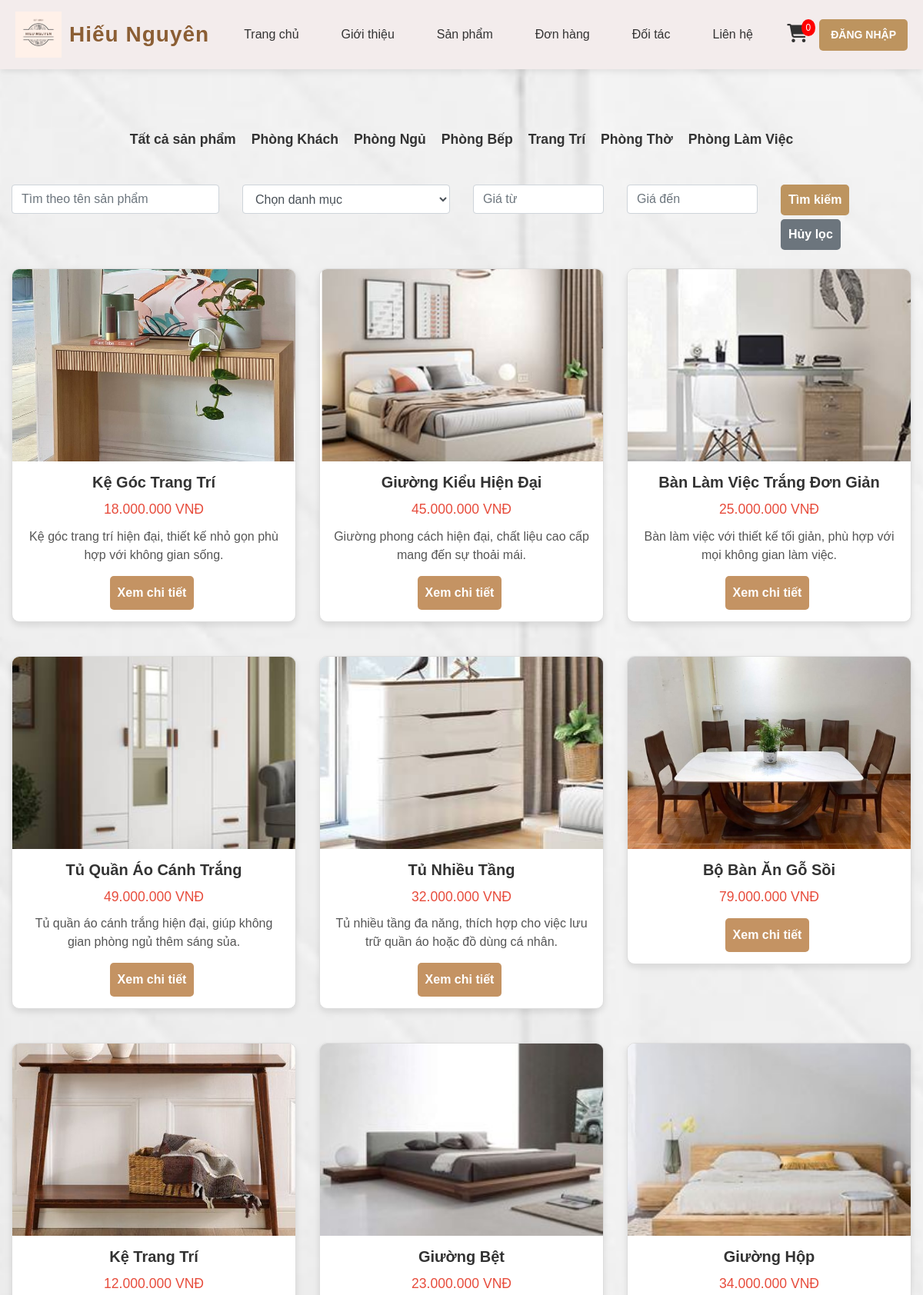
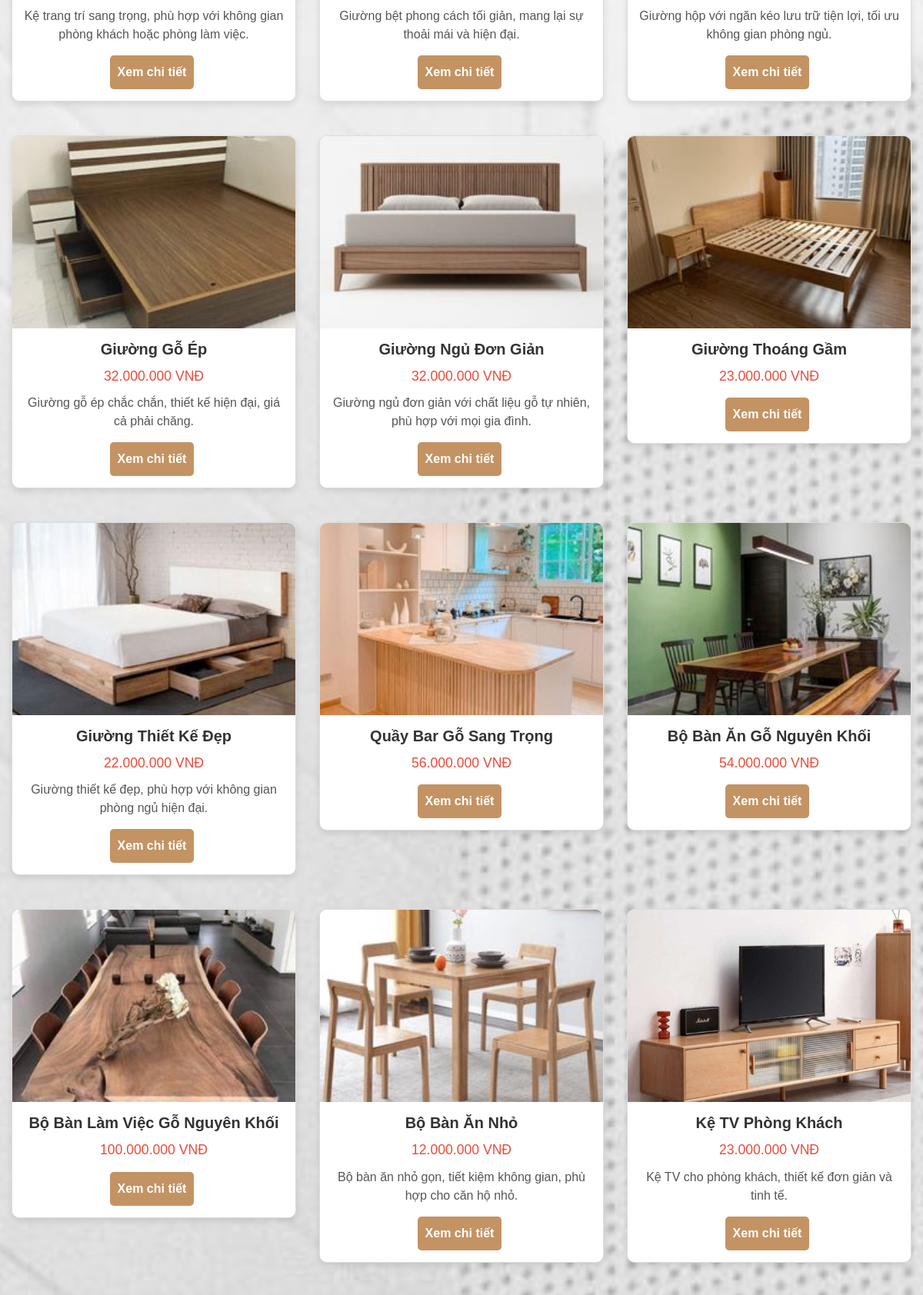
The app's page /frontend/pages/sanpham.php (upper part) with its own data (2 pictures, top to bottom).
### tables this page shows
CREATE TABLE `products` (
  `id` int(11) NOT NULL,
  `name` varchar(255) NOT NULL,
  `category_slug` varchar(255) DEFAULT NULL,
  `price` decimal(10,2) NOT NULL,
  `image` varchar(255) DEFAULT NULL,
  `description` text DEFAULT NULL
);

### frontend/pages/sanpham.php (the view, shortened to what this page needs)
<?php
include '../../backend/db_connect.php';
include '../includes/header.php';
$sql_categories = "SELECT * FROM categories";
$result_categories = $conn->query($sql_categories);
$categories = [];
while ($row = $result_categories->fetch_assoc()) {
    $categories[$row['slug']] = $row['name'];
}
$search_name = isset($_GET['search_name']) ? $_GET['search_name'] : '';
$search_category = isset($_GET['search_category']) ? $_GET['search_category'] : '';
$search_price_min = isset($_GET['search_price_min']) ? $_GET['search_price_min'] : '';
$search_price_max = isset($_GET['search_price_max']) ? $_GET['search_price_max'] : '';
$sql_filter = "SELECT * FROM products WHERE 1";
$stmt = $conn->prepare($sql_filter);
$stmt->execute();
$result_products = $stmt->get_result();
?>
<link rel="stylesheet" href="../css/sanpham.css">
<main>
    <div class="container mt-5">
        <div class="menu-categories">
            <ul class="category-list">
                <li><a href="sanpham.php" class="category-item">Tất cả sản phẩm</a></li>
                <?php foreach ($categories as $slug => $name): ?>
                    <li><a href="sanpham.php?search_category=<?php echo htmlspecialchars($slug); ?>"
                           class="category-item <?php echo ($search_category === $slug) ? 'active' : ''; ?>">
                        <?php echo htmlspecialchars($name); ?>
                    </a></li>
                <?php endforeach; ?>
            </ul>
        </div>
        <div class="filter-bar mb-4">
            <form id="filter-form" method="GET" action="sanpham.php" class="row g-3">
                <div class="col-md-3">
                    <input type="text" name="search_name" value="<?php echo htmlspecialchars($search_name); ?>" class="form-control" placeholder="Tìm theo tên sản phẩm">
                </div>
                <div class="col-md-3">
                    <select name="search_category" class="form-control">
                        <option value="">Chọn danh mục</option>
                    </select>
                </div>
                <div class="col-md-2">
                    <input type="number" name="search_price_min" value="<?php echo htmlspecialchars($search_price_min); ?>" class="form-control" placeholder="Giá từ">
                </div>
                <div class="col-md-2">
                    <input type="number" name="search_price_max" value="<?php echo htmlspecialchars($search_price_max); ?>" class="form-control" placeholder="Giá đến">
                </div>
                <div class="col-md-2">
                    <button type="submit" class="btn btn-search">Tìm kiếm</button>
                    <a href="sanpham.php" class="btn btn-secondary">Hủy lọc</a>
                </div>
            </form>
        </div>
        <div id="product-list" class="row mt-4">
            <?php while ($row = $result_products->fetch_assoc()): ?>
                <div class="col-md-4 mb-4">
                    <div class="card">
                        <img src="<?php echo htmlspecialchars($row['image']); ?>" class="card-img-top" alt="<?php echo htmlspecialchars($row['name']); ?>">
                        <div class="card-body text-center">
                            <h5 class="card-title"><?php echo htmlspecialchars($row['name']); ?></h5>
                            <p class="card-price"><?php echo number_format($row['price'], 0, ',', '.'); ?> VNĐ</p>
                            <p class="card-description"><?php echo htmlspecialchars($row['description']); ?></p>
                            <a href="product_detail.php?id=<?php echo $row['id']; ?>" class="btn btn-primary">Xem chi tiết</a>
                        </div>
                    </div>
                </div>
            <?php endwhile; ?>
        </div>
    </div>
</main>
<?php include '../includes/footer.php'; ?>

### frontend/css/sanpham.css (style rules this page uses)
body { font-family: 'Arial', sans-serif; margin: 0; padding: 0; background: url('../../public/images/AnhCat/nen_admin.jpg') no-repeat center center/cover; color: #333; }
.btn-primary { background-color: #007bff; color: white; font-weight: bold; border: none; border-radius: 5px; padding: 10px 15px; margin-right: 5px; transition: background-color 0.3s ease; }
.container { margin: 0 auto; padding: 120px 15px 30px; max-width: 1200px; }
.menu-categories { display: flex; justify-content: center; margin-bottom: 30px; }
.category-list { list-style-type: none; padding: 0; display: flex; gap: 20px; }
.category-list li { font-size: 1.1em; }
.category-list li a { text-decoration: none; color: #333; font-weight: bold; }
.card { border: 1px solid #ddd; border-radius: 10px; box-shadow: 0 4px 8px rgba(0, 0, 0, 0.1); background-color: #fff; transition: all 0.3s ease-in-out; margin-bottom: 20px; overflow: hidden; flex-basis: calc(33.33% - 20px); display: flex; flex-direction: column; max-width: 100%; }
.card-img-top { width: 100%; height: 250px; object-fit: cover; }
.card-body { padding: 15px; text-align: center; flex-grow: 1; }
.card-title { font-size: 1.25em; font-weight: bold; color: #333; margin-bottom: 10px; }
.card-price { font-size: 1.1em; color: #e74c3c; margin-bottom: 10px; }
.card-description { font-size: 1em; color: #555; margin-bottom: 15px; }
.card .btn { background-color: #c49363; color: #fff; padding: 10px; text-align: center; border: none; border-radius: 5px; cursor: pointer; transition: background-color 0.3s ease; }
form#filter-form .btn-search { background-color: rgb(189, 148, 95); color: #fff; font-weight: bold; border: none; border-radius: 5px; margin-bottom: 5px; padding: 8px 10px; transition: all 0.3s ease; }
form#filter-form .btn-secondary { background-color: #6c757d; color: #fff; font-weight: bold; border: none; border-radius: 5px; padding: 8px 10px; transition: all 0.3s ease; }

### records on screen
products: image (picture), name "Kệ Góc Trang Trí", price "18.000.000", description "Kệ góc trang trí hiện đại, thiết kế nhỏ gọn phù hợp với không gian sống."
products: image (picture), name "Giường Kiểu Hiện Đại", price "45.000.000", description "Giường phong cách hiện đại, chất liệu cao cấp mang đến sự thoải mái."
products: image (picture), name "Bàn Làm Việc Trắng Đơn Giản", price "25.000.000", description "Bàn làm việc với thiết kế tối giản, phù hợp với mọi không gian làm việc."
products: image (picture), name "Tủ Quần Áo Cánh Trắng", price "49.000.000", description "Tủ quần áo cánh trắng hiện đại, giúp không gian phòng ngủ thêm sáng sủa."
products: image (picture), name "Tủ Nhiều Tầng", price "32.000.000", description "Tủ nhiều tầng đa năng, thích hợp cho việc lưu trữ quần áo hoặc đồ dùng cá nhân."
products: image (picture), name "Bộ Bàn Ăn Gỗ Sồi", price "79.000.000"
products: image (picture), name "Kệ Trang Trí", price "12.000.000", description "Kệ trang trí sang trọng, phù hợp với không gian phòng khách hoặc phòng làm việc."
products: image (picture), name "Giường Bệt", price "23.000.000", description "Giường bệt phong cách tối giản, mang lại sự thoải mái và hiện đại."
products: image (picture), name "Giường Hộp", price "34.000.000", description "Giường hộp với ngăn kéo lưu trữ tiện lợi, tối ưu không gian phòng ngủ."
products: image (picture), name "Giường Gỗ Ép", price "32.000.000", description "Giường gỗ ép chắc chắn, thiết kế hiện đại, giá cả phải chăng."
products: image (picture), name "Giường Ngủ Đơn Giản", price "32.000.000", description "Giường ngủ đơn giản với chất liệu gỗ tự nhiên, phù hợp với mọi gia đình."
products: image (picture), name "Giường Thoáng Gầm", price "23.000.000"
products: image (picture), name "Giường Thiết Kế Đẹp", price "22.000.000", description "Giường thiết kế đẹp, phù hợp với không gian phòng ngủ hiện đại."
products: image (picture), name "Quầy Bar Gỗ Sang Trọng", price "56.000.000"
products: image (picture), name "Bộ Bàn Ăn Gỗ Nguyên Khối", price "54.000.000"
products: image (picture), name "Bộ Bàn Làm Việc Gỗ Nguyên Khối", price "100.000.000"
products: image (picture), name "Bộ Bàn Ăn Nhỏ", price "12.000.000", description "Bộ bàn ăn nhỏ gọn, tiết kiệm không gian, phù hợp cho căn hộ nhỏ."
products: image (picture), name "Kệ TV Phòng Khách", price "23.000.000", description "Kệ TV cho phòng khách, thiết kế đơn giản và tinh tế."

### other values on screen
$name "Phòng Khách"
$name "Phòng Ngủ"
$name "Phòng Bếp"
$name "Trang Trí"
$name "Phòng Thờ"
$name "Phòng Làm Việc"
